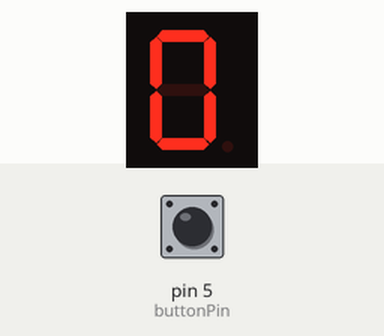
The sketch below on a simulated Arduino Uno, built with avr-gcc and run on an emulated ATmega328P. On the bench: 1-digit seven-segment display. Wiring (inferred from the names in the program): 1-digit 7-segment display, segments lit when HIGH: segments pin 7, pin 8, pin 9, pin 10, pin 11, pin 13, pin 12. Inputs (shaded band) come from the test bench; at power-on: pin 5 (buttonPin) LOW. The segment pins are drawn as the display they are named for.

Above: at 1.2 s.
1.3 s: pin 5 (buttonPin) pulled HIGH for 3.2 s
At 5.8 s:
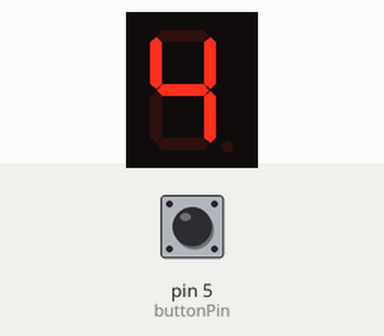
6.0 s: pin 5 (buttonPin) pulled HIGH for 0.15 s
At 7.4 s:
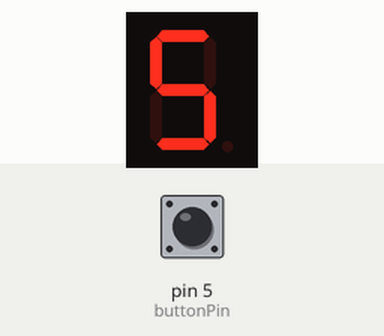
8.5 s: pin 5 (buttonPin) pulled HIGH for 1 s
At 10.5 s:
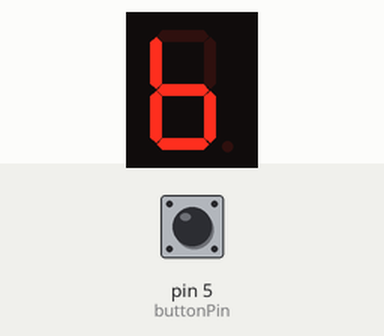
11.0 s: pin 5 (buttonPin) pulled HIGH for 0.15 s
At 12.4 s:
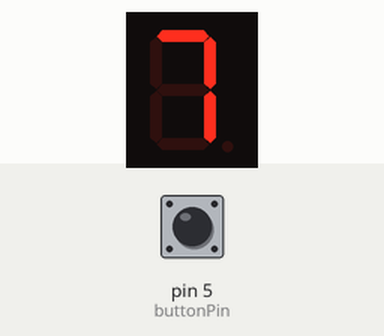
Timing chart, 0 to 14.0 s (numbered marks = the images above; inputs shaded):
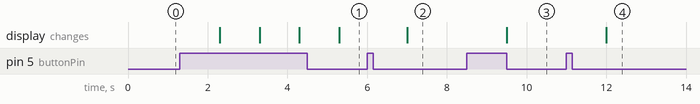

The sketch:

Push_button_Counter.ino
```cpp
int f = 13;
int g = 12;
int e = 11;
int d = 10;
int c = 9;
int b = 8;
int a = 7;  //7 Segment pin

int buttonPin = 5;  //the number of the pushbutton pin
int buttonState = 0;         // variable for reading the pushbutton status


int p=0;    // variable

void setup() {

  pinMode(f, OUTPUT);
  pinMode(g, OUTPUT);
  pinMode(e, OUTPUT);
  pinMode(d, OUTPUT);
  pinMode(c, OUTPUT);
  pinMode(b, OUTPUT);
  pinMode(a, OUTPUT);

  pinMode(buttonPin, INPUT);
}

void loop()
{

   buttonState = digitalRead(buttonPin);

   if (buttonState == HIGH)

    {
      p++;
      delay(1000);
    }

 if(p==0)
{
 digitalWrite(a,1);
 digitalWrite(b,1);
 digitalWrite(c,1);
 digitalWrite(d,1);
 digitalWrite(e,1);
 digitalWrite(f,1);
 digitalWrite(g,0);   // 0
}

  if(p==1)
  {
 digitalWrite(a,0);
 digitalWrite(b,1);
 digitalWrite(c,1);
 digitalWrite(d,0);
 digitalWrite(e,0);
 digitalWrite(f,0);
 digitalWrite(g,0);   // 1
  }

  if(p==2)
 {
 digitalWrite(a,1);
 digitalWrite(b,1);
 digitalWrite(c,0);
 digitalWrite(d,1);
 digitalWrite(e,1);
 digitalWrite(f,0);
 digitalWrite(g,1);   // 2
 }
  if(p==3)
  {
 digitalWrite(a,1);
 digitalWrite(b,1);
 digitalWrite(c,1);
 digitalWrite(d,1);
 digitalWrite(e,0);
 digitalWrite(f,0);
 digitalWrite(g,1);   // 3
  }

  if(p==4)
  {
  digitalWrite(a,0);
 digitalWrite(b,1);
 digitalWrite(c,1);
 digitalWrite(d,0);
 digitalWrite(e,0);
 digitalWrite(f,1);
 digitalWrite(g,1);   // 4
  }

 if(p==5)
 {
 digitalWrite(a,1);
 digitalWrite(b,0);
 digitalWrite(c,1);
 digitalWrite(d,1);
 digitalWrite(e,0);
 digitalWrite(f,1);
 digitalWrite(g,1);   // 5
 }

   if(p==6)
   {
   digitalWrite(a,0);
 digitalWrite(b,0);
 digitalWrite(c,1);
 digitalWrite(d,1);
 digitalWrite(e,1);
 digitalWrite(f,1);
 digitalWrite(g,1);   // 6
   }
  if(p==7)
  {
  digitalWrite(a,1);
 digitalWrite(b,1);
 digitalWrite(c,1);
 digitalWrite(d,0);
 digitalWrite(e,0);
 digitalWrite(f,0);
 digitalWrite(g,0);   // 7
  }

  if(p==8)
  {
 digitalWrite(a,1);
 digitalWrite(b,1);
 digitalWrite(c,1);
 digitalWrite(d,1);
 digitalWrite(e,1);
 digitalWrite(f,1);
 digitalWrite(g,1);   // 8
  }

  if(p==9)
{
  digitalWrite(a,1);
 digitalWrite(b,1);
 digitalWrite(c,1);
 digitalWrite(d,0);
 digitalWrite(e,0);
 digitalWrite(f,1);
 digitalWrite(g,1);   // 9
}

if(p==10)
{
  p=0;
}

}
```

Measured:
- after the input at 1.3 s, the display: first changes after 1.0 s (image 1 shows a later state)
- after the input at 6.0 s, the display: changes after 1.0 s (image 2)
- after the input at 8.5 s, the display: changes after 1.0 s (image 3)
- after the input at 11.0 s, the display: changes after 1.0 s (image 4)
